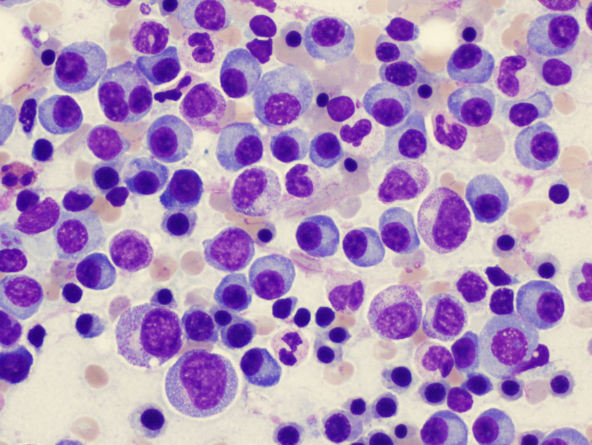
%> input picture Cells segmentation and classification/plasma.jpg, 1183 x 890 px (shown at 1/2 size)
$ octave Es1_principale_def.m   (GNU Octave 9; MATLAB toolbox functions it lacks are replaced by stand-ins)
%> lines starting %> are read from the running program, lines starting %| are printed output that depends on the picture; in (x1, y1, x2, y2) boxes, pixels count from 0 and x2, y2 are one past the last pixel; in counts of white or black regions, pixels touching at a corner belong together; the program's own positions count from 1
clear;
close all
clc

%% Caricamento dell'immagine e scelta dell'immagine da segmentare
% Essendo un'immagine a colori, cerco di capire quale spazio di colori (compresa l'immagine convertita in scala di grigi) sia più adatto per la segmentazione.
% La scelta si è basata sull'istogramma di questi ultimi, scegliendo quello con le valli più marcate, che permettano meglio di segmentare i nuclei tramite thresholding.
% Per la segmentazione iniziale si sarebbe potuto usare anche un Kmeans (k=3 1.Background 2.Citoplasma 3.Nuclei).
% Nonostante ciò ho preferito usare il thresholding nello spazio di colori HSV, in quanto mi ha poi permesso di trovare piu facilmente il valore di intensità del viola scuro.

% Caricamento immagine

image = mat2gray(imread('plasma.jpg')); % mat2gray per convertire l'immagine in double (serve per la moltiplicazione con la maschera binaria)
img = rgb2hsv(image);
%> img: size 890x1183x3 double; mean H, S, V 0.526, 0.319, 0.79
img_modified = img; % Copia dell'immagine originale
imshow(image);
title('Original Image');

% Istogrammi per i canali RGB e scala di grigi

H= img(:,:,1);
S = img(:,:,2);
V = img(:,:,3);

figure("Name", 'Istogrammi per i canali HSV');
subplot(1,3,1); imhist(H); title('H');
subplot(1,3,2); imhist(S); title('S');
subplot(1,3,3); imhist(V); title('V');

%% Prima segmentazione
% Ho deciso di segmentare i nuclei e non la cellula completa (nucleo + citoplasma) in quanto la segmentazione di questi ultimi fa si che ci siano meno sovrapposizioni.
% La classificazione successiva, non dovrebbe essere influenzata da questa scelta, in quanto può essere basata su proprietà geometriche e statistiche dei nuclei.
% Applico un thresholding manuale dopo aver osservato gli istogrammi.
% Il canale H è stato scelto per eliminare esclusivamente il background, mentre il canale S per eliminare il citoplasma.
% H<0.523 è background, maggiore è nuclei piu citoplasma.
% S>0.6 , ho solo i nuclei, minore è citoplasma.

% Soglia per H maggiori di 0.6

H = H > 0.523;
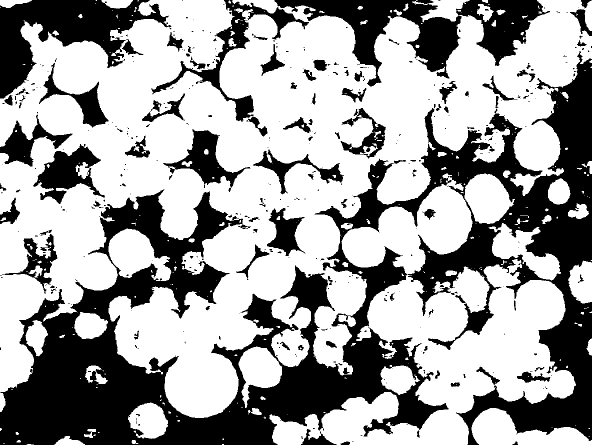
%> H: size 890x1183 logical (shown at 1/2 size); 62.8% white; 403 black regions (285 under 20 px), largest, box (x1, y1, x2, y2) and area: (0, 104, 1183, 890) 266183, (549, 0, 1100, 173) 33030, (0, 0, 343, 197) 27639

% Soglia per S maggiori di 0.555

S = S > 0.6;
%> S: size 890x1183 logical; 23.5% white; 178 white regions (43 under 20 px), largest, box (x1, y1, x2, y2) and area: (361, 702, 452, 819) 7100, (282, 617, 362, 716) 6002, (866, 391, 939, 498) 5501

% Aggiungo i canali H e S nuovi in alla copia dell'immagine originale (in HSV), per aggiorare.

img_modified(:,:,1) = H;
%> img_modified: size 890x1183x3 double; mean H, S, V 0.628, 0.319, 0.79
img_modified(:,:,2) = S;
%> img_modified: size 890x1183x3 double; mean H, S, V 0.628, 0.235, 0.79

% Converto l'immagine modificata in RGB, per poi poterla convertire in scala di grigi e binarizzarla.
% Inverto i colori per avere i nuclei bianchi e lo sfondo nero.

img_modified = hsv2rgb(img_modified);
img_modified = mat2gray(rgb2gray(img_modified));
%> img_modified: size 890x1183 double
img_modified = imbinarize(img_modified);
img_modified = max(max(img_modified)) - img_modified;

figure("Name", 'Risultato della prima segmentazione');
imshow((img_modified));
title('Risultato della prima segmentazione');

% Applico operazioni morfologiche per eliminare eventuali rumori e cecrcare di separare nuclei che sono uniti.

img_modified = imopen(img_modified, strel('disk', 2)); % Apertura morfologica
%> img_modified: size 890x1183 double; values 0 (black) and 1 (white), 23.3% white; 139 white regions (6 under 20 px), largest, box (x1, y1, x2, y2) and area: (361, 702, 452, 819) 7036, (282, 617, 362, 716) 5988, (866, 392, 939, 498) 5462
img_modified = bwareaopen(img_modified, 400); % Rimozione di oggetti con area minore di 400 pixel
%> img_modified: size 890x1183 logical; 23.2% white; 117 white regions
img_modified = imopen(img_modified, strel('disk', 2)); % Ulteriore apertura morfologica

figure("Name", 'Risultato della prima segmentazione dopo operazioni morfologiche');
imshow((img_modified));
title('Risultato della prima segmentazione dopo operazioni morfologiche');

%% Prima etichettatura degli oggetti e visualizzazione delle bounding box
% Dopo aver segmentato i nuclei, etichetto gli oggetti e visualizzo le bounding box per vedere se ci sono nuclei uniti.
% Come si può vedere, ci sono alcune bounding box "prolematiche" che contengono più nuclei, contandoli quindi come un unico oggetto.
% Per affronatare questo problema, ho scritto un secondo codice ('Es1_Analisi_BB_Problematiche.m') che risolve questo problema.


% Identifico gli oggetti con bwlabel e visualizzo le bounding box

labeledImage = bwlabel(img_modified,4);
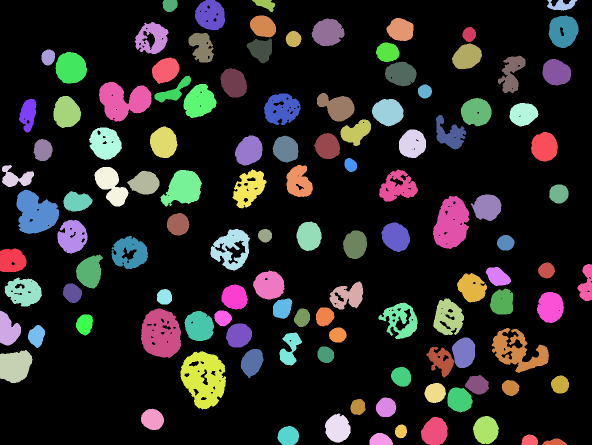
%> labeledImage: size 890x1183 double (shown at 1/2 size); 118 distinct labels, from 0 to 117; one colour per label, 0 black
measurements = regionprops(labeledImage, 'BoundingBox');
%> measurements = 117 regions; largest, box (x1, y1, x2, y2): (361, 702, 452, 819), (983, 656, 1098, 746), (198, 164, 303, 243), (282, 617, 362, 716), (866, 392, 939, 498)
boundingBoxes = [measurements.BoundingBox];
%> boundingBoxes = 468 values, max 1155.5 at index 465, min 0.5 at index 1, mean 279.3
boundingBoxes = reshape(boundingBoxes, 4, []);
%> boundingBoxes = 117 columns, first 8: [0.5 0.5 0.5 4.5 9.5 33.5 38.5 56.5; 497.5 621.5 700.5 330.5 555.5 379.5 198.5 650.5; 53 42 65 64 75 85 35 34; 47 70 66 44 58 89 67 46]
boundingBoxes = boundingBoxes';
%> boundingBoxes = 117 rows, first 8: [0.5 497.5 53 47; 0.5 621.5 42 70; 0.5 700.5 65 66; 4.5 330.5 64 44; 9.5 555.5 75 58; 33.5 379.5 85 89; 38.5 198.5 35 67; 56.5 650.5 34 46]

figure("Name", 'Etichettatura - Nuclei uniti');
imshow(img_modified);
title('Etichettatura - Nuclei uniti');
hold on;
for i = 1:size(boundingBoxes, 1)
    rectangle('Position', boundingBoxes(i,:), 'EdgeColor', 'r', 'LineWidth', 1.5);
end
%> this loop made 117 passes
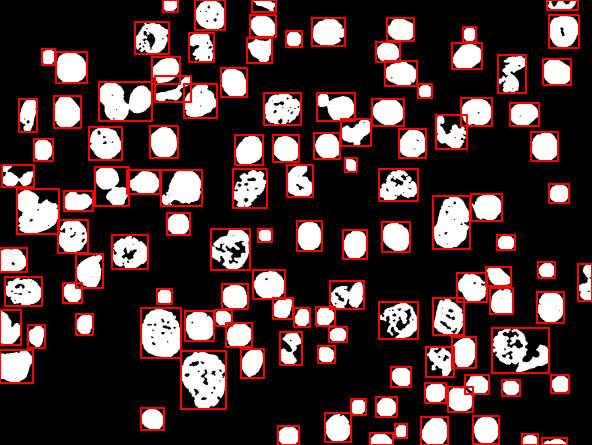
%> figure redrawn from the program's plot data; shown at 1/2 size; its title reads 'Etichettatura - Nuclei uniti'
hold off;

% Salvo img_modified come .mat per usarla nel codice adibito alla segmentazione delle bounding box problematiche

save('img_modified.mat', 'img_modified');

%% Seconda segmentazione post analisi delle bounding box problematiche
% Dopo aver analizzato le bounding box problematiche, carico il risultato dell'analisi fatta nell'altro codice e visulizzo la nuova segmentazione.
% Come si può vedere, i nuclei prima uniti, sono stati separati correttamente e ora valgono come oggetti distinti (ognuno ha la propria bounding box).


% Carico l'immagine segmentata post analisi delle bounding box problematiche

data = load('img_all_separated.mat');
img_modified = mat2gray(data.img_all_separated);

% Riempio i buchi nei nuclei (per avere meno errore nel calcolo successivo dell'area)

img_modified = imfill(img_modified, 26, 'holes');

% Etichetto nuovamente gli oggetti
% Calcolo anche l'eccentricità, l'area e i pixel di ogni oggetto. Variabili che mi serviranno per la classificazione.

labeledImage = bwlabel(img_modified,4);
measurements = regionprops(labeledImage, 'BoundingBox', 'Area', 'Eccentricity', 'PixelIdxList');
boundingBoxes = [measurements.BoundingBox];
boundingBoxes = reshape(boundingBoxes, 4, []);
boundingBoxes = boundingBoxes';

figure("Name", 'Etichettatura - Nuclei separati');
imshow(img_modified.*image);
title('Etichettatura - Nuclei separati');
hold on;
for i = 1:size(boundingBoxes, 1)
    rectangle('Position', boundingBoxes(i,:), 'EdgeColor', 'r', 'LineWidth', 1.5);
end
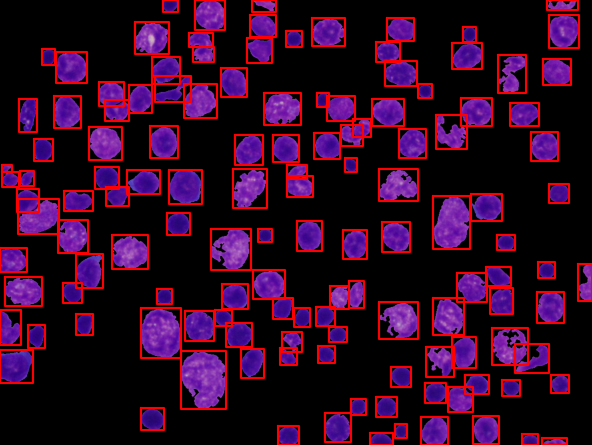
%> figure redrawn from the program's plot data; shown at 1/2 size; its title reads 'Etichettatura - Nuclei separati'
hold off;

%% Classificazione dei nuclei e salvataggio delle metriche
% Le classi dei nuclei su cui mi baso per la classificazione sono 2: SANE e MALATE.
% All'interno della classe MALATE, considero anche i nuclei di cui la classificazione è ambigua.
% Questo permette di avere una recall più alta per avere il minor numero minore possibile di falsi negativi.
% La classificazione si basa su 4 proprietà: area, eccentricità, deviazione standard dell'intensità e intensità media del canale V.
% - Area: nuclei più grandi (area maggiore) possono essere sintomo di malattia.
% - Eccentricità: nuclei poco circolari (eccentricità alta) possono essere sintomo di malattia (il nucleo inizia a cambiare forma).
% - Deviazione standard dell'intensità: nuclei con texture poco uniforme (std più alta) possono essere sintomo di malattia.
% - Intensità media del canale V: nuclei con colore che tende al rosa possono essere sintomo di malattia.
% N.B. Questo approccio tende ad automatizzare la classificazione. Per scegleire precisamnte le cellule che si voogliono manualmente si potrebbe usare bwselect.


% Moltiplico la maschera binaria con l'immagine originale RGB per poter visualizzare la segmentazione con i colori originali.

rgbImage = img_modified .* image;

% Conversione a scala di grigi per calcolare la STD della videointensità

grayImage = mat2gray(rgb2gray(rgbImage));
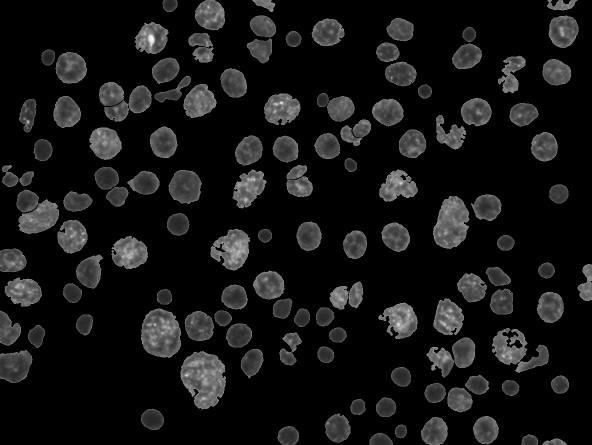
%> grayImage: size 890x1183 double (shown at 1/2 size); min 0, max 1, mean 0.0831

% Parametri per la classificazione ( migliori valori per questa imagine specifica)
% Per generalizzare il codice, sarebbe opportuno diminuire la soglia dell'eccntricità circa a 0.70 (0.48+19) e modificare le soglie.
% In questo caso l asoglia dell'eccentricità è stata aumentata per classificare meglio i nuclei ai bordi dell'immagine (essendo tagliati sono meno circolari).

areaThreshold = 2050;            % Soglia di area
eccentricityThreshold = 0.9;    % Soglia di eccentricità
stdThreshold = 0.3;           % Soglia di STD
VThreshold = 0.63;               % Soglia di intensità del canale V (sotto 0.63 è viola scuro, sopra è rosa)

% Creazione delle maschere binarie per le due classi

maskGoodCells = false(size(img_modified));  % Maschera per cellule SANE
maskBadCells = false(size(img_modified));   % Maschera per cellule MALATE

% Liste per raccogliere le proprietà delle cellule per ogni classe
goodCellsStats = [];
badCellsStats = [];

% Classificazione dei nuclei

for i = 1:numel(measurements)
    % Ottengo la bounding box e l'area del nucleo
    area = measurements(i).Area;
    eccentricity = measurements(i).Eccentricity;
    pixelIdx = measurements(i).PixelIdxList; % Indici dei pixel del nucleo per calcolare avgV e std solo del nucleo e non della bounding box

    % Calcolo il valore medio dell'intensità del canale V
    avgV = mean(V(pixelIdx));

    % Calcolo la deviazione standard e l'intensità media sulla scala di grigi
    avgGray = mean(grayImage(pixelIdx));
    stdGray = std(grayImage(pixelIdx));

    % Classifico il nucleo in base ai criteri
    if area < areaThreshold && eccentricity < eccentricityThreshold && stdGray < stdThreshold && avgV < VThreshold
        % Cellula SANA
        maskGoodCells(pixelIdx) = true;
        goodCellsStats = cat(1, goodCellsStats, [area, eccentricity, avgGray, stdGray, avgV]); % Salvo le metriche della cellula SANA
    else
        % Cellula MALATA
        maskBadCells(pixelIdx) = true;
        badCellsStats = cat(1, badCellsStats, [area, eccentricity, avgGray, stdGray, avgV]); % Salvo le metriche della cellula MALATA
    end
end
%> this loop made 130 passes
%> (avgV, avgGray, stdGray, goodCellsStats) on passes 5, 7: (0.605, 0.302, 0.082, [714 0.402 0.302 0.082 0.605]), (0.607, 0.268, 0.0773, [714 0.402 0.302 0.082 0.605; 1547 0.347 0.268 0.0773 0.607])
%> (avgV, avgGray, stdGray, badCellsStats) on pass 1: (0.658, 0.35, 0.0766, [2145 0.465 0.35 0.0766 0.658])
%> maskBadCells: size 890x1183 logical; 18.6% white; 82 white regions, largest, box (x1, y1, x2, y2) and area: (361, 702, 452, 819) 7583, (282, 617, 362, 716) 6271, (866, 392, 939, 498) 5564
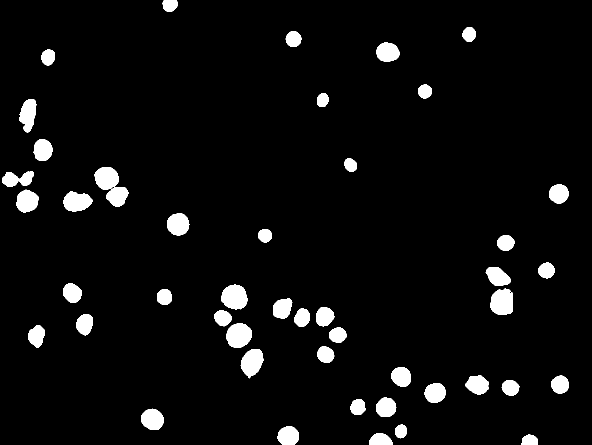
%> maskGoodCells: size 890x1183 logical (shown at 1/2 size); 5% white; 48 white regions, largest, box (x1, y1, x2, y2) and area: (443, 569, 496, 619) 2034, (980, 577, 1026, 629) 1985, (452, 647, 504, 695) 1967
%> after the loop, badCellsStats = 82 rows, first 8: [2145 0.465 0.35 0.0766 0.658; 1954 0.767 0.326 0.0632 0.653; 3344 0.526 0.27 0.0718 0.613; 187 0.839 0.391 0.067 0.643; 3125 0.674 0.424 0.0805 0.688; 3622 0.816 0.425 0.0574 0.687; 2669 0.516 0.339 0.0752 0.653; 3116 0.258 0.331 0.0802 0.638]; goodCellsStats = 48 rows, first 8: [714 0.402 0.302 0.082 0.605; 1547 0.347 0.268 0.0773 0.607; 1582 0.888 0.283 0.09 0.612; 569 0.783 0.318 0.0822 0.629; 1078 0.668 0.218 0.0741 0.562; 1305 0.536 0.219 0.0755 0.568; 693 0.537 0.206 0.0722 0.528; 1124 0.507 0.223 0.0663 0.567]

%% Calcolo delle statistiche come media e deviazione standard

% Numero di cellule SANE e MALATE

numGoodCells = size(goodCellsStats, 1);
%> numGoodCells = 48
numBadCells = size(badCellsStats, 1);
%> numBadCells = 82

% Statistiche (media ± std) per ogni classe

goodStats = mean(goodCellsStats, 1);
%> goodStats = [1098.3 0.484 0.248 0.0738 0.575]
goodStatsStd = std(goodCellsStats, 0, 1);
%> goodStatsStd = [428.2 0.188 0.027 0.00685 0.0276]

badStats = mean(badCellsStats, 1);
%> badStats = [2386.9 0.595 0.374 0.0741 0.663]
badStatsStd = std(badCellsStats, 0, 1);
%> badStatsStd = [1167.9 0.174 0.0591 0.0133 0.0251]

%% Visualizzazione delle statistiche
% N.B. La deviazione standard è simile per le due classi, dato che sono stati utilizzati i nuclei (texture più uniforme rispetto a nuclo + citoplasma)

fprintf('Numero di cellule buone: %d\n', numGoodCells);
%| Numero di cellule buone: 48
fprintf('Numero di cellule cattive: %d\n', numBadCells);
%| Numero di cellule cattive: 82

fprintf('\nCellule Buone (media ± std):\n');
fprintf('Area: %.2f ± %.2f\n', goodStats(1), goodStatsStd(1));
%| Area: 1098.33 ± 428.21
fprintf('Eccentricità: %.2f ± %.2f\n', goodStats(2), goodStatsStd(2));
%| Eccentricità: 0.48 ± 0.19
fprintf('Intensità (grayscale): %.2f ± %.2f\n', goodStats(3), goodStatsStd(3));
%| Intensità (grayscale): 0.25 ± 0.03
fprintf('Deviazione Intensità (grayscale): %.2f ± %.2f\n', goodStats(4), goodStatsStd(4));
%| Deviazione Intensità (grayscale): 0.07 ± 0.01
fprintf('Intensità media del canale V: %.2f ± %.2f\n', goodStats(5), goodStatsStd(5));
%| Intensità media del canale V: 0.57 ± 0.03

fprintf('\nCellule Cattive (media ± std):\n');
fprintf('Area: %.2f ± %.2f\n', badStats(1), badStatsStd(1));
%| Area: 2386.89 ± 1167.86
fprintf('Eccentricità: %.2f ± %.2f\n', badStats(2), badStatsStd(2));
%| Eccentricità: 0.59 ± 0.17
fprintf('Intensità (grayscale): %.2f ± %.2f\n', badStats(3), badStatsStd(3));
%| Intensità (grayscale): 0.37 ± 0.06
fprintf('Deviazione Intensità (grayscale): %.2f ± %.2f\n', badStats(4), badStatsStd(4));
%| Deviazione Intensità (grayscale): 0.07 ± 0.01
fprintf('Intensità media del canale V: %.2f ± %.2f\n', badStats(5), badStatsStd(5));
%| Intensità media del canale V: 0.66 ± 0.03

%% Visualizzazione dei risultati
% Visualizzazione maschere
figure;
subplot(1, 2, 1);
imshow(maskGoodCells .* rgbImage, []);
title('Cellule SANE');

subplot(1, 2, 2);
imshow(maskBadCells .* rgbImage, []);
title('Cellule MALATE');

% Sovrapposizione delle maschere sull'immagine originale
figure;
imshow(image);
hold on;
visboundaries(maskGoodCells, 'Color', 'g', 'LineWidth', 1.5);
visboundaries(maskBadCells, 'Color', 'r', 'LineWidth', 1.5);
title('Classificazione Cellule (Verde: SANE, Rosso: MALATE)');
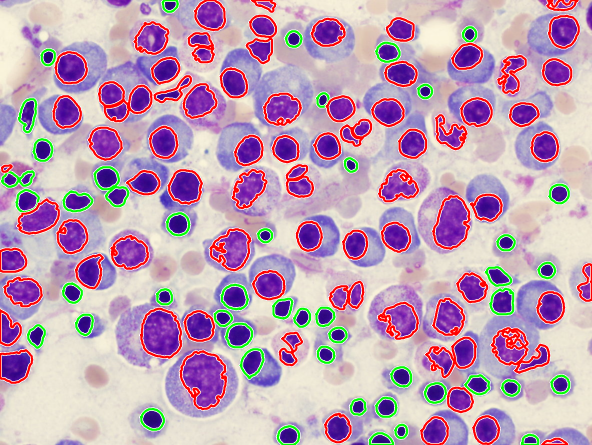
%> figure redrawn from the program's plot data; shown at 1/2 size; its title reads 'Classificazione Cellule (Verde: SANE, Rosso: MALATE)'
hold off;
